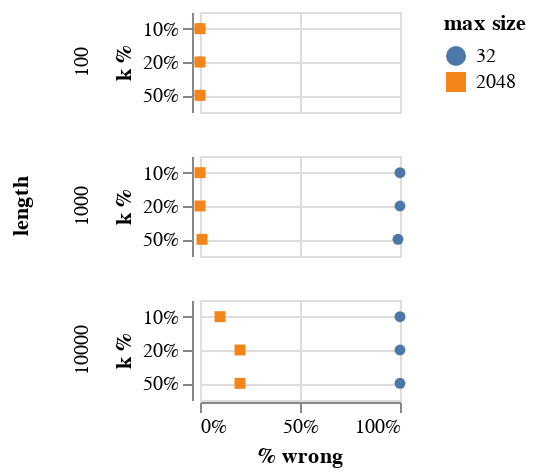

The notebook cell saved with this chart:
### Markdown cell above
Error Rate on Random DNA Sequences with 10% Insert

### Code cell
c = alt.Chart(data).mark_point(opacity = 1, filled = True).encode(
    x = alt.X("% wrong", axis = alt.Axis(format = "%")),
    y = alt.Y("k %:N", axis = alt.Axis(format = "~%", grid = True)),
    color = "max size:N",
    shape = "max size:N",
    row = alt.Row("len:N", header = alt.Header(title = "length"))
).transform_filter(
    datum.insert == True
).properties(
    width = 100,
    height = 50
)
save(c, "random_dna_accuracy.pdf")
c

### Figure 1 — Vega-Lite specification as saved in the notebook (floating-point values rounded to 4 significant figures)
{"config": {"view": {"continuousWidth": 400, "continuousHeight": 300}}, "data": {"name": "data-fa74a9a3c3af3d4f185711da2156a988"}, "mark": {"type": "point", "filled": true, "opacity": 1}, "encoding": {"color": {"type": "nominal", "field": "max size"}, "row": {"type": "nominal", "field": "len", "header": {"title": "length"}}, "shape": {"type": "nominal", "field": "max size"}, "x": {"type": "quantitative", "axis": {"format": "%"}, "field": "% wrong"}, "y": {"type": "nominal", "axis": {"format": "~%", "grid": true}, "field": "k %"}}, "height": 50, "transform": [{"filter": "(datum.insert === true)"}], "width": 100, "$schema": "https://vega.github.io/schema/vega-lite/v4.8.1.json", "datasets": {"data-fa74a9a3c3af3d4f185711da2156a988": [{"len": 100, "k": 10, "insert": false, "iter": 100, "max size": 32, "wrong": 0, "wrong % error": null, "wrong min": 2147483647, "wrong max": -2147483648, "% wrong": 0.0, "k %": 0.1}, {"len": 100, "k": 10, "insert": false, "iter": 100, "max size": 2048, "wrong": 0, "wrong % error": null, "wrong min": 2147483647, "wrong max": -2147483648, "% wrong": 0.0, "k %": 0.1}, {"len": 100, "k": 10, "insert": true, "iter": 100, "max size": 32, "wrong": 0, "wrong % error": null, "wrong min": 2147483647, "wrong max": -2147483648, "% wrong": 0.0, "k %": 0.1}, {"len": 100, "k": 10, "insert": true, "iter": 100, "max size": 2048, "wrong": 0, "wrong % error": null, "wrong min": 2147483647, "wrong max": -2147483648, "% wrong": 0.0, "k %": 0.1}, {"len": 100, "k": 20, "insert": false, "iter": 100, "max size": 32, "wrong": 0, "wrong % error": null, "wrong min": 2147483647, "wrong max": -2147483648, "% wrong": 0.0, "k %": 0.2}, {"len": 100, "k": 20, "insert": false, "iter": 100, "max size": 2048, "wrong": 0, "wrong % error": null, "wrong min": 2147483647, "wrong max": -2147483648, "% wrong": 0.0, "k %": 0.2}, {"len": 100, "k": 20, "insert": true, "iter": 100, "max size": 32, "wrong": 0, "wrong % error": null, "wrong min": 2147483647, "wrong max": -2147483648, "% wrong": 0.0, "k %": 0.2}, {"len": 100, "k": 20, "insert": true, "iter": 100, "max size": 2048, "wrong": 0, "wrong % error": null, "wrong min": 2147483647, "wrong max": -2147483648, "% wrong": 0.0, "k %": 0.2}, {"len": 100, "k": 50, "insert": false, "iter": 100, "max size": 32, "wrong": 0, "wrong % error": null, "wrong min": 2147483647, "wrong max": -2147483648, "% wrong": 0.0, "k %": 0.5}, {"len": 100, "k": 50, "insert": false, "iter": 100, "max size": 2048, "wrong": 0, "wrong % error": null, "wrong min": 2147483647, "wrong max": -2147483648, "% wrong": 0.0, "k %": 0.5}, {"len": 100, "k": 50, "insert": true, "iter": 100, "max size": 32, "wrong": 0, "wrong % error": null, "wrong min": 2147483647, "wrong max": -2147483648, "% wrong": 0.0, "k %": 0.5}, {"len": 100, "k": 50, "insert": true, "iter": 100, "max size": 2048, "wrong": 0, "wrong % error": null, "wrong min": 2147483647, "wrong max": -2147483648, "% wrong": 0.0, "k %": 0.5}, {"len": 1000, "k": 100, "insert": false, "iter": 100, "max size": 32, "wrong": 0, "wrong % error": null, "wrong min": 2147483647, "wrong max": -2147483648, "% wrong": 0.0, "k %": 0.1}, {"len": 1000, "k": 100, "insert": false, "iter": 100, "max size": 2048, "wrong": 0, "wrong % error": null, "wrong min": 2147483647, "wrong max": -2147483648, "% wrong": 0.0, "k %": 0.1}, {"len": 1000, "k": 100, "insert": true, "iter": 100, "max size": 32, "wrong": 100, "wrong % error": 0.6552, "wrong min": 4, "wrong max": 1014, "% wrong": 1.0, "k %": 0.1}, {"len": 1000, "k": 100, "insert": true, "iter": 100, "max size": 2048, "wrong": 0, "wrong % error": null, "wrong min": 2147483647, "wrong max": -2147483648, "% wrong": 0.0, "k %": 0.1}, {"len": 1000, "k": 200, "insert": false, "iter": 100, "max size": 32, "wrong": 0, "wrong % error": null, "wrong min": 2147483647, "wrong max": -2147483648, "% wrong": 0.0, "k %": 0.2}, {"len": 1000, "k": 200, "insert": false, "iter": 100, "max size": 2048, "wrong": 0, "wrong % error": null, "wrong min": 2147483647, "wrong max": -2147483648, "% wrong": 0.0, "k %": 0.2}, {"len": 1000, "k": 200, "insert": true, "iter": 100, "max size": 32, "wrong": 100, "wrong % error": 0.6779, "wrong min": 3, "wrong max": 862, "% wrong": 1.0, "k %": 0.2}, {"len": 1000, "k": 200, "insert": true, "iter": 100, "max size": 2048, "wrong": 0, "wrong % error": null, "wrong min": 2147483647, "wrong max": -2147483648, "% wrong": 0.0, "k %": 0.2}, {"len": 1000, "k": 500, "insert": false, "iter": 100, "max size": 32, "wrong": 0, "wrong % error": null, "wrong min": 2147483647, "wrong max": -2147483648, "% wrong": 0.0, "k %": 0.5}, {"len": 1000, "k": 500, "insert": false, "iter": 100, "max size": 2048, "wrong": 0, "wrong % error": null, "wrong min": 2147483647, "wrong max": -2147483648, "% wrong": 0.0, "k %": 0.5}, {"len": 1000, "k": 500, "insert": true, "iter": 100, "max size": 32, "wrong": 99, "wrong % error": 1.607, "wrong min": 8, "wrong max": 452, "% wrong": 0.99, "k %": 0.5}, {"len": 1000, "k": 500, "insert": true, "iter": 100, "max size": 2048, "wrong": 1, "wrong % error": 0.01058, "wrong min": 2, "wrong max": 2, "% wrong": 0.01, "k %": 0.5}, {"len": 10000, "k": 1000, "insert": false, "iter": 10, "max size": 32, "wrong": 0, "wrong % error": null, "wrong min": 2147483647, "wrong max": -2147483648, "% wrong": 0.0, "k %": 0.1}, {"len": 10000, "k": 1000, "insert": false, "iter": 10, "max size": 2048, "wrong": 0, "wrong % error": null, "wrong min": 2147483647, "wrong max": -2147483648, "% wrong": 0.0, "k %": 0.1}, {"len": 10000, "k": 1000, "insert": true, "iter": 10, "max size": 32, "wrong": 10, "wrong % error": 0.6191, "wrong min": 401, "wrong max": 9432, "% wrong": 1.0, "k %": 0.1}, {"len": 10000, "k": 1000, "insert": true, "iter": 10, "max size": 2048, "wrong": 1, "wrong % error": 0.0004274, "wrong min": 3, "wrong max": 3, "% wrong": 0.1, "k %": 0.1}, {"len": 10000, "k": 2000, "insert": false, "iter": 10, "max size": 32, "wrong": 0, "wrong % error": null, "wrong min": 2147483647, "wrong max": -2147483648, "% wrong": 0.0, "k %": 0.2}, {"len": 10000, "k": 2000, "insert": false, "iter": 10, "max size": 2048, "wrong": 0, "wrong % error": null, "wrong min": 2147483647, "wrong max": -2147483648, "% wrong": 0.0, "k %": 0.2}, {"len": 10000, "k": 2000, "insert": true, "iter": 10, "max size": 32, "wrong": 10, "wrong % error": 0.909, "wrong min": 834, "wrong max": 8415, "% wrong": 1.0, "k %": 0.2}, {"len": 10000, "k": 2000, "insert": true, "iter": 10, "max size": 2048, "wrong": 2, "wrong % error": 0.0008353, "wrong min": 3, "wrong max": 6, "% wrong": 0.2, "k %": 0.2}, {"len": 10000, "k": 5000, "insert": false, "iter": 10, "max size": 32, "wrong": 0, "wrong % error": null, "wrong min": 2147483647, "wrong max": -2147483648, "% wrong": 0.0, "k %": 0.5}, {"len": 10000, "k": 5000, "insert": false, "iter": 10, "max size": 2048, "wrong": 0, "wrong % error": null, "wrong min": 2147483647, "wrong max": -2147483648, "% wrong": 0.0, "k %": 0.5}, {"len": 10000, "k": 5000, "insert": true, "iter": 10, "max size": 32, "wrong": 10, "wrong % error": 1.371, "wrong min": 73, "wrong max": 4700, "% wrong": 1.0, "k %": 0.5}, {"len": 10000, "k": 5000, "insert": true, "iter": 10, "max size": 2048, "wrong": 2, "wrong % error": 0.003335, "wrong min": 3, "wrong max": 10, "% wrong": 0.2, "k %": 0.5}]}}
